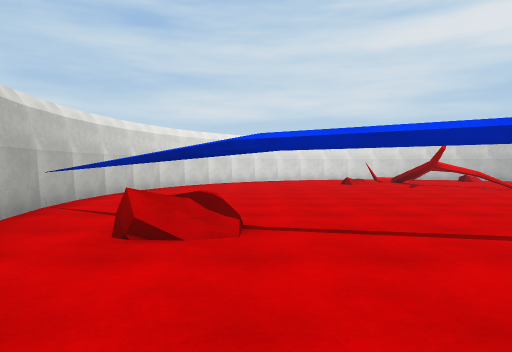
View 1 (above)

14 first-person views from a walk through a Unity game level. The camera is 1.3 m above the floor, tilts 2° down and sees 75° across. The floor is counted in squares, 2 m on a side. Each view is taken from the middle of a square. On the plan, view 1 faces up. The plan holds only what a view shows up to about 10 squares ahead; the rest is blank. Some animated figures are not drawn. Surface patterns are stand-ins for the level's own textures.

View 2
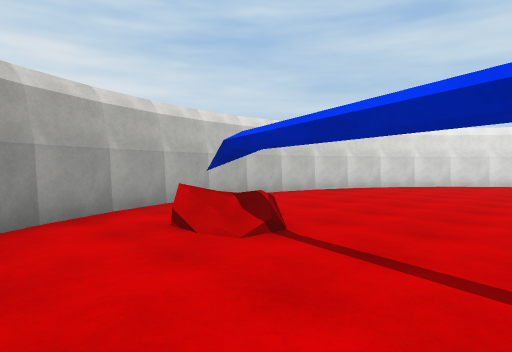

View 3
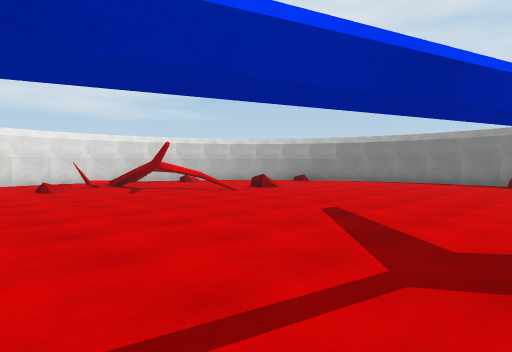

View 4
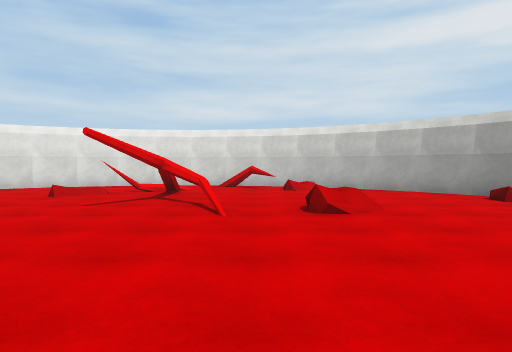

View 5
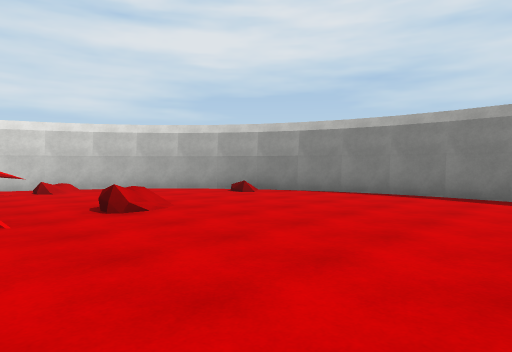

View 6
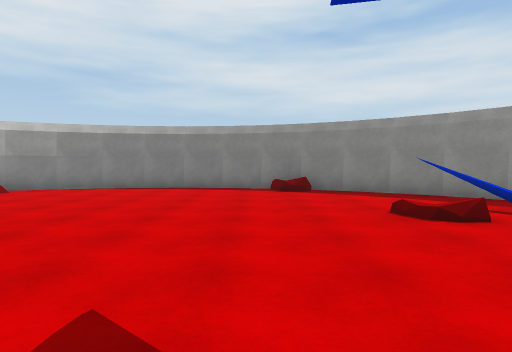

View 7
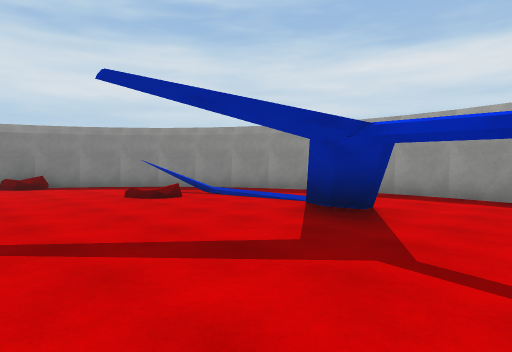

View 8
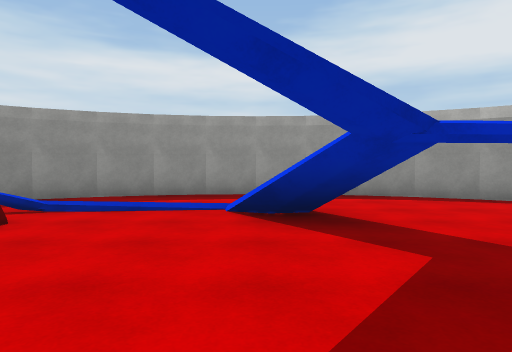

View 9
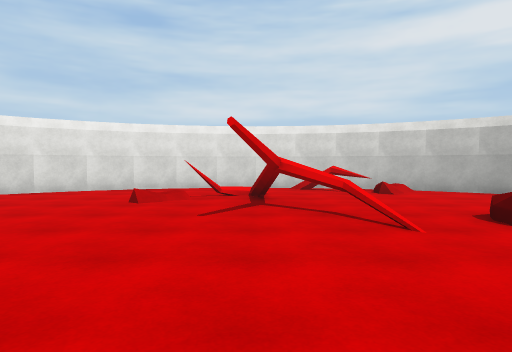

View 10
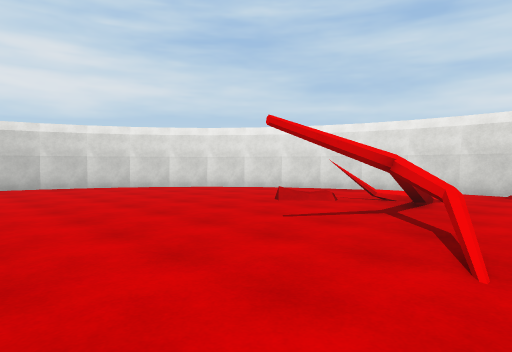

View 11
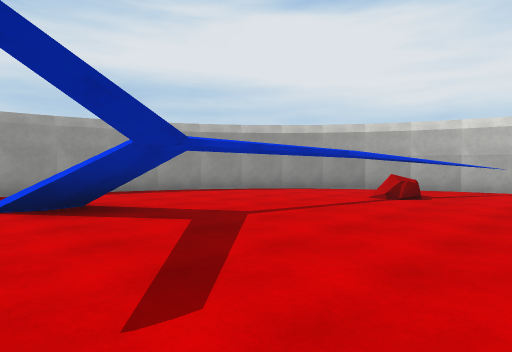

View 12
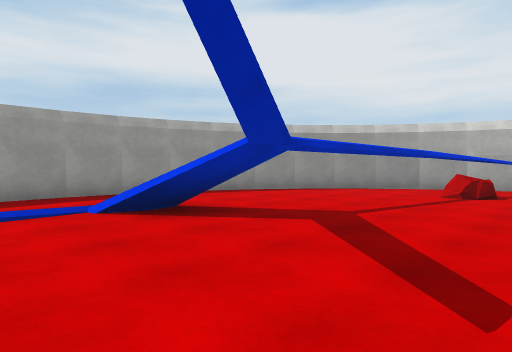

View 13
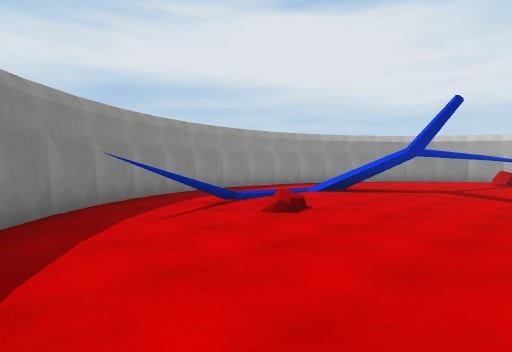

View 14
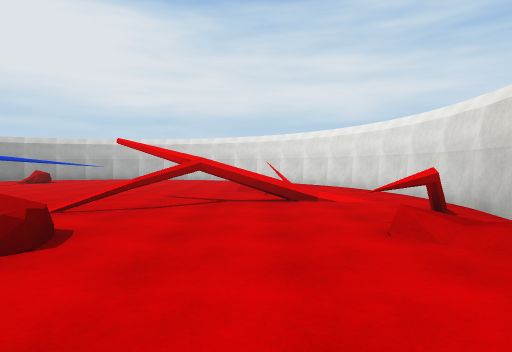

### Floor plan
Key: @ floor where view 1 was taken; # wall or solid block; x gap in a wall; . floor; / step, stairs or slope; = window, fence, low wall or low ledge; T thing the floor can be seen under or through; O other object.
Columns run from 4 left of view 1 to 14 right of it. Each row starts with its distance up from view 1.
 15        ####
 14     ####..#####
 13    ##......##.##
 12   ##....=#.....##
 11  ##.... .=......#
 10  #.......x......##
  9  #.......#=.O....#
  8 ##...............##
  7 #.................#
  6 #.................#
  5 #.................#
  4 ###..............##
  3  #.O##..........O#
  2  #....TT .../....#
  1  ##.....TT../=#.##
  0   ##@..........##
 -1    ##.........##
 -2     ####...####
 -3        #####

Where each view was taken, in squares from view 1:
view 1: 0 up, 0 right, facing up
view 2: 1 up, 2 right, facing up-left
view 3: 2 up, 1 right, facing up-right
view 4: 4 up, 7 right, facing up
view 5: 4 up, 6 right, facing up-right
view 6: 4 up, 4 right, facing right
view 7: 5 up, 2 right, facing down-right
view 8: 5 up, 5 right, facing down
view 9: 5 up, 5 right, facing up
view 10: 6 up, 7 right, facing up-left
view 11: 6 up, 6 right, facing down-left
view 12: 5 up, 7 right, facing down-left
view 13: 5 up, 12 right, facing down-left
view 14: 11 up, 11 right, facing left
